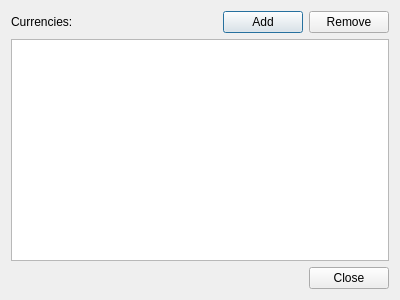
<?xml version="1.0" encoding="UTF-8"?>
<ui version="4.0">
 <class>CurrenciesDialog</class>
 <widget class="QDialog" name="CurrenciesDialog">
  <property name="geometry">
   <rect>
    <x>0</x>
    <y>0</y>
    <width>400</width>
    <height>300</height>
   </rect>
  </property>
  <property name="windowTitle">
   <string>CurrenciesDialog</string>
  </property>
  <layout class="QVBoxLayout" name="verticalLayout">
   <item>
    <layout class="QHBoxLayout" name="horizontalLayout">
     <item>
      <widget class="QLabel" name="label">
       <property name="text">
        <string>Currencies:</string>
       </property>
      </widget>
     </item>
     <item>
      <spacer name="horizontalSpacer">
       <property name="orientation">
        <enum>Qt::Horizontal</enum>
       </property>
       <property name="sizeHint" stdset="0">
        <size>
         <width>40</width>
         <height>20</height>
        </size>
       </property>
      </spacer>
     </item>
     <item>
      <widget class="QPushButton" name="addPushButton">
       <property name="text">
        <string>Add</string>
       </property>
      </widget>
     </item>
     <item>
      <widget class="QPushButton" name="removePushButton">
       <property name="text">
        <string>Remove</string>
       </property>
      </widget>
     </item>
    </layout>
   </item>
   <item>
    <widget class="QTableView" name="tableView"/>
   </item>
   <item>
    <widget class="QDialogButtonBox" name="buttonBox">
     <property name="standardButtons">
      <set>QDialogButtonBox::Close</set>
     </property>
    </widget>
   </item>
  </layout>
 </widget>
 <resources/>
 <connections>
  <connection>
   <sender>buttonBox</sender>
   <signal>accepted()</signal>
   <receiver>CurrenciesDialog</receiver>
   <slot>accept()</slot>
   <hints>
    <hint type="sourcelabel">
     <x>199</x>
     <y>279</y>
    </hint>
    <hint type="destinationlabel">
     <x>199</x>
     <y>149</y>
    </hint>
   </hints>
  </connection>
  <connection>
   <sender>buttonBox</sender>
   <signal>rejected()</signal>
   <receiver>CurrenciesDialog</receiver>
   <slot>reject()</slot>
   <hints>
    <hint type="sourcelabel">
     <x>199</x>
     <y>279</y>
    </hint>
    <hint type="destinationlabel">
     <x>199</x>
     <y>149</y>
    </hint>
   </hints>
  </connection>
 </connections>
</ui>
